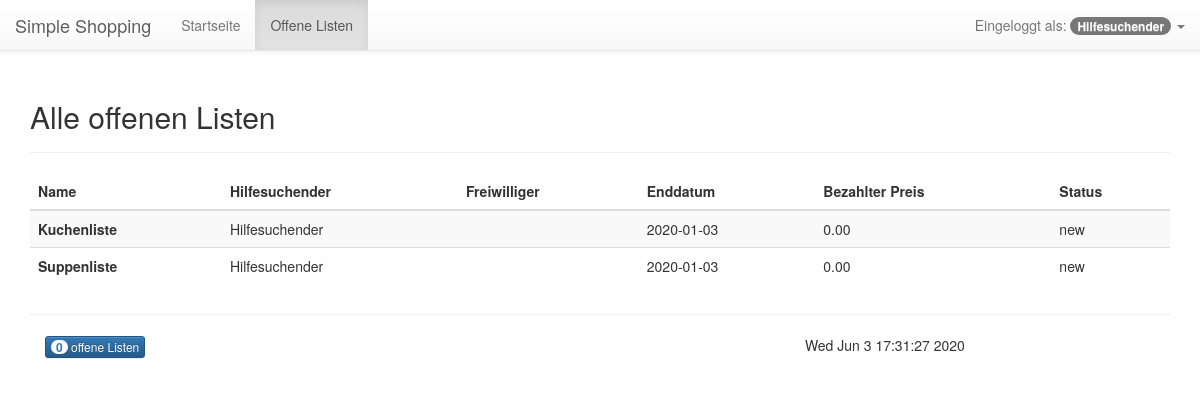
The app's page /index.php?view=openLists (signed in) with its own data.
### tables this page shows
CREATE TABLE `user` (
  `id` int(11) NOT NULL,
  `firstName` varchar(25) NOT NULL,
  `lastName` varchar(25) NOT NULL,
  `userName` varchar(25) NOT NULL,
  `passwordHash` varchar(250) NOT NULL,
  `roleId` bit(7) NOT NULL,
  `deletedFlag` tinyint(1) NOT NULL
);

CREATE TABLE `shoppinglist` (
  `id` int(11) NOT NULL,
  `ownerId` int(11) NOT NULL,
  `helperId` int(11) DEFAULT NULL,
  `endDate` date NOT NULL,
  `paidPrice` decimal(6,2),
  `state` enum('not published','new','processing','done') NOT NULL,
  `name` varchar(25) NOT NULL
);

### index.php (called while the page is built, shortened)
<?php
require_once('inc/bootstrap.php');
require_once('lib/Data/DataManager.php');
$default_view = 'welcome';
$view = $default_view;
if (isset($_REQUEST['view']) &&
    file_exists(__DIR__ . '/views/' . $_REQUEST['view'] . '.php')) {
        $view = $_REQUEST['view'];
    }
require_once('views/' . $view . '.php');
?>

### lib/Webshop/AuthenticationManager.php (called while the page is built, shortened)
<?php
class AuthenticationManager extends BaseObject
{
    public static function isAuthenticated() : bool {
        return isset($_SESSION['user']);
    }
    public static function getAuthenticatedUser () {
        return self::isAuthenticated() ? \Data\DataManager::getUserById($_SESSION['user']) : null;
    }
}

### lib/Data/DataManager.php (called while the page is built, shortened)
<?php
class DataManager implements IDataManager
{
    private static $__connection;
    private static function getConnection()
    {
        if (!isset(self::$__connection)) {
            $type = 'mysql';
            $host = 'localhost';
            $name = 'fh_2020_scm4_S1810307037';
            $user = 'root';
            $pass = '';
            self::$__connection = new \PDO($type . ':host=' . $host . ';dbname=' . $name . ';charset=utf8', $user, $pass);
        }
        return self::$__connection;
    }
    private static function query($connection, $query, $parameters = [])
    {
        $connection->setAttribute(\PDO::ATTR_ERRMODE, \PDO::ERRMODE_EXCEPTION);
        try {
            $statement = $connection->prepare($query);
            $i = 1;
            foreach ($parameters as $param) {
                if (is_int($param)) {
                    $statement->bindValue($i, $param, \PDO::PARAM_INT);
                }
                $i++;
            }
            $statement->execute();
        } catch (\Exception $e) {
            die ($e->getMessage());
        }
        return $statement;
    }
    private static function fetchObject($cursor)
    {
        return $cursor->fetch(\PDO::FETCH_OBJ);
    }
    private static function closeConnection()
    {
        self::$__connection = null;
    }
    public static function getOpenShoppingLists(): array
    {
        $resultList = [];
        $con = self::getConnection();
        $res = self::query($con, "
            SELECT id, ownerId, helperId, endDate, paidPrice, state, name
            FROM shoppinglist
            WHERE state = 'new';
        ");
        while ($cat = self::fetchObject($res)) {
            $resultList[] = new ShoppingList($cat->id, $cat->ownerId,
                $cat->helperId, $cat->endDate , $cat->paidPrice, $cat->state, $cat->name
            );
        }
        return $resultList;
    }
    public static function getUserById(int $userId)
    {
        $user = null;
        $con = self::getConnection();
        $res = self::query($con, "
            SELECT u.id, u.firstName, u.lastName, u.userName, u.passwordHash, r.bitCode, u.deletedFlag
            FROM user u JOIN role r ON u.roleId = r.id
            WHERE u.id = ?;
        ", [$userId]);
        if ($u = self::fetchObject($res)) {
            $user = new User($u->id,
                $u->firstName, $u->lastName,
                $u->userName, $u->passwordHash,
                $u->bitCode, $u->deletedFlag
            );
        }
        return $user;
    }
}

### inc/bootstrap.php (called while the page is built, shortened)
<?php
spl_autoload_register(function ($class) {
   $filename = __DIR__ . '/../lib/' . str_replace('\\', DIRECTORY_SEPARATOR, $class) . '.php';
});

### lib/Webshop/User.php (called while the page is built, shortened)
<?php
class User extends Entity {
  private $userName;
  public function __construct(
    int $id,
    string $firstName, string $lastName, string $userName,
    string $passwordHash, int $roleBitCode, bool $deletedFlag
  ) {
      $this->userName = $userName;
  }
  public function getUserName() : string {
    return $this->userName;
  }
}

### lib/Webshop/Util.php (called while the page is built, shortened)
<?php
class Util extends BaseObject {
    public static function escape(string $string) : string {
        return nl2br(htmlentities($string));
    }
}

### lib/Webshop/ShoppingList.php (called while the page is built, shortened)
<?php
class ShoppingList extends Entity {
    private $endDate;
    private $paidPrice;
    private $state;
    private $name;
    public function __construct(
        int $id,
        int $ownerId,
        $helperId, string $endDate, $paidPrice,
        string $state, string $name
    ) {
            $this->endDate = $endDate;
            $this->paidPrice = $paidPrice;
            $this->state = $state;
            $this->name = $name;
    }
    public function getEndDate() : string {
        return $this->endDate;
    }
    public function getPaidPrice() {
        return $this->paidPrice;
    }
    public function getState() : string {
        return $this->state;
    }
    public function getName() : string {
        return $this->name;
    }
}

### views/partials/shoppinglist.php (the view, shortened to what this page needs)
<?php use Webshop\Util, Data\DataManager;
require_once('views/partials/header.php');
?>
<table class="table table-striped">
    <thead>
    <tr>
        <th>
            Name
        </th>
        <th>
            Hilfesuchender
        </th>
        <th>
            Freiwilliger
        </th>
        <th>
            Enddatum
        </th>
        <th>
            Bezahlter Preis
        </th>
        <th>
            Status
        </th>
    </tr>
    </thead>
    <tbody>
    <?php
    foreach ($openLists as $openList):
        ?>
        <tr>
            <td>
                <strong>
                    <?php echo Util::escape($openList->getName()); ?>
                </strong>
            </td>
            <td>
                <?php
                    $name = DataManager::getUserById($openList->getOwnerId());
                    echo Util::escape(is_null($name) ? "" : $name->getUserName());
                ?>
            </td>
            <td>
            </td>
            <td>
                <?php echo Util::escape($openList->getEndDate()); ?>
            </td>
            <td>
                <?php echo Util::escape(is_null($openList->getPaidPrice()) ? "" : $openList->getPaidPrice()); ?>
            </td>
            <td>
                <?php echo Util::escape($openList->getState()); ?>
            </td>
        </tr>
    <?php endforeach; ?>
    </tbody>
</table>
<?php require_once('views/partials/footer.php'); ?>

### views/partials/header.php (shortened to what this page needs)
<?php
$user = AuthenticationManager::getAuthenticatedUser();
?>
<!DOCTYPE html>
<html>
<head>
    <link href="assets/bootstrap/css/bootstrap.min.css" rel="stylesheet">
    <link href="assets/bootstrap/css/bootstrap-theme.min.css" rel="stylesheet">
    <link href="assets/main.css" rel="stylesheet">
</head>
<body>
    <div class="navbar navbar-default navbar-fixed-top">
        <div class="container-fluid">
            <div class="navbar-header">
                <a class="navbar-brand">Simple Shopping</a>
            </div>
            <div class="navbar-collapse collapse" id="bs-navbar-collapse-1">
                <ul class="nav navbar-nav">
                    <li <?php if ($view === 'welcome') { ?>class="active" <?php } ?>><a href="index.php">Startseite</a></li>
                        <?php  if (AuthenticationManager::isAuthenticated()) {   ?>
                            <li <?php if ($view === 'openLists') { ?>class="active" <?php } ?>><a href="index.php?view=openLists">Offene Listen</a></li>
                        <?php  } ?>
                </ul>
                <ul class="nav navbar-nav navbar-right login">
                    <li class="dropdown">
                        <?php if ($user == null) : ?>
                            <a href="#" class="dropdown-toggle" data-toggle="dropdown" role="button" aria-expanded="false">
                                Nicht eingeloggt!
                                <b class="caret"></b>
                            </a>
                            <ul class="dropdown-menu" role="menu">
                                <li>
                                    <a href="index.php?view=login">Einloggen</a>
                                </li>
                            </ul>
                        <?php else : ?>
                            <a href="#" class="dropdown-toggle" data-toggle="dropdown" role="button" aria-expanded="false">
                                Eingeloggt als: <span class="badge"><?php echo Util::escape($user->getUserName()); ?></span>
                                <b class="caret"></b>
                            </a>
                        <?php endif;  ?>
                    </li>
                </ul>
            </div>
        </div>
    </div>
    <div class="container">
</body>

### assets/main.css (style rules this page uses)
body { padding-top: 60px; }
.navbar .login { float: right; }

### records on screen
user: userName "Hilfesuchender"
shoppinglist: name "Kuchenliste", ownerId.userName "Hilfesuchender", endDate "2020-01-03", paidPrice "0.00", state "new"
shoppinglist: name "Suppenliste", ownerId.userName "Hilfesuchender", endDate "2020-01-03", paidPrice "0.00", state "new"

### other values on screen
Webshop\Util::escape($cartSize) "0"
Webshop\Util::escape(strftime('%c')) "Wed Jun 3 17:31:27 2020"
